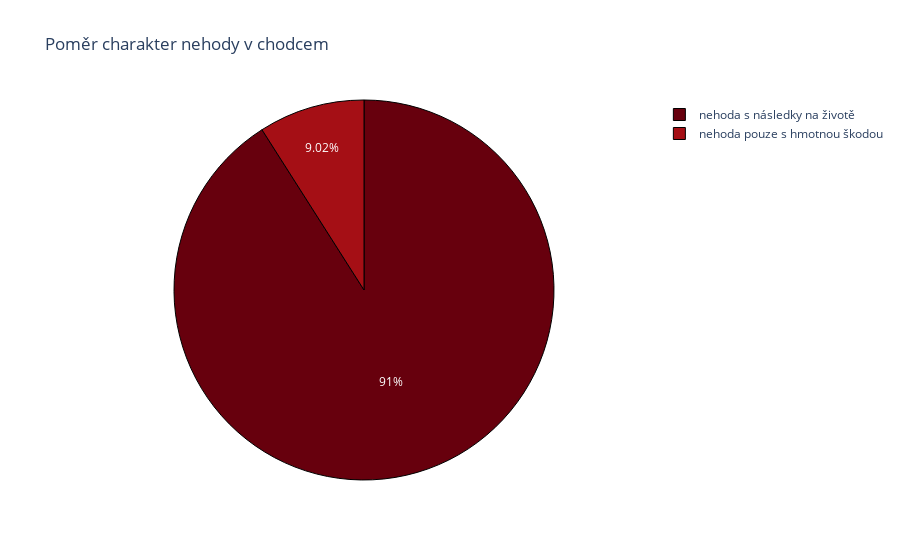

The code cell stored with this chart in its notebook:
### Code cell
category_conseq(df_but3, 'chodcem', 'zavinění_nehody', 'charakter_nehody','pie')

### Figure 1 — Plotly figure (JSON) as saved in the notebook; plotly's stock layout.template omitted (floating-point values rounded to 4 significant figures)
{"data": [{"domain": {"x": [0, 1], "y": [0, 1]}, "hovertemplate": "charakter_nehody=%{label}<br>ratio=%{value}<extra></extra>", "labels": ["nehoda s následky na životě", "nehoda pouze s hmotnou škodou"], "legendgroup": "", "marker": {"line": {"color": "#000000", "width": 1}}, "name": "", "showlegend": true, "type": "pie", "values": [90.98, 9.02]}], "layout": {"legend": {"tracegroupgap": 0}, "piecolorway": ["rgb(103,0,13)", "rgb(165,15,21)", "rgb(203,24,29)", "rgb(239,59,44)", "rgb(251,106,74)", "rgb(252,146,114)", "rgb(252,187,161)", "rgb(254,224,210)", "rgb(255,245,240)"], "title": {"text": "Poměr charakter nehody v chodcem"}}}
